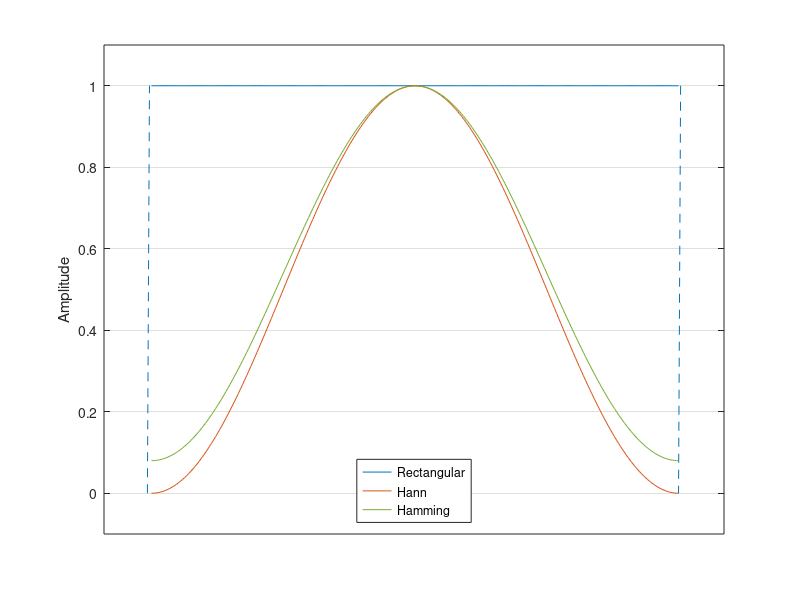
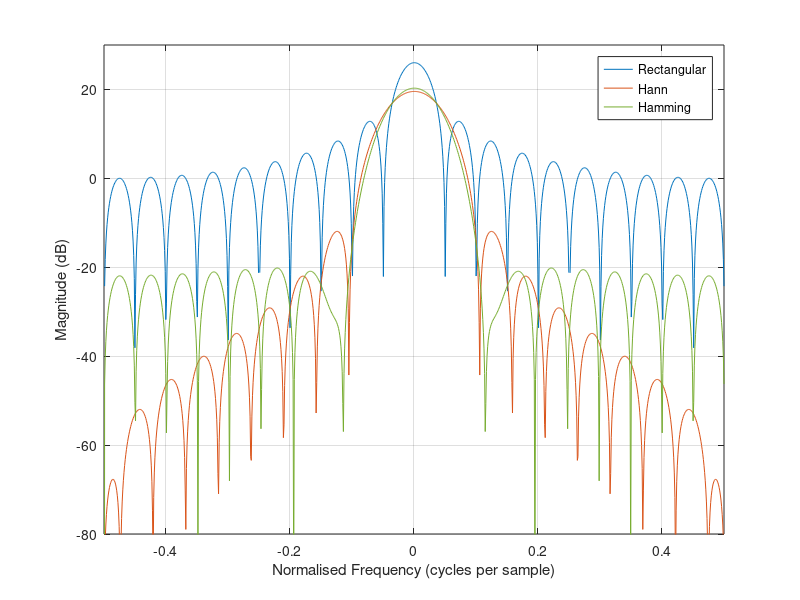

MATLAB code for these plots, in order:
fs = 44100;

sigLen = 256;
winLen = 20;

rectWin = ones(sigLen, 1);
hannWin = hann(sigLen);
hammWin = hamming(sigLen);

nfft = 4 * sigLen;

rectWinSpec = 20 * log10(abs(fft(ones(winLen, 1), nfft)));
rectWinSpec = fftshift(rectWinSpec);
hannWinSpec = 20 * log10(abs(fft(hann(winLen), nfft)));
hannWinSpec = fftshift(hannWinSpec);
hammWinSpec = 20 * log10(abs(fft(hamming(winLen), nfft)));
hammWinSpec = fftshift(hammWinSpec);

t = (1:sigLen) - sigLen / 2;

fig1 = figure(1);
p1 = plot(t, rectWin, 'DisplayName', 'Rectangular');
hold on;
set(gca, 'ColorOrderIndex', 1);
plot([ - sigLen / 2 - 1,  - sigLen / 2], [0, 1], '--');
set(gca, 'ColorOrderIndex', 1);
plot([sigLen / 2 + 1, sigLen / 2], [1, 0], '--');
p2 = plot(t, hannWin, 'DisplayName', 'Hann');
set(gca, 'ColorOrderIndex', 5);
p3 = plot(t, hammWin, 'DisplayName', 'Hamming');
hold off;
ylabel('Amplitude');
xticks([]);
ylim([-0.1, 1.1]);
legend([p1, p2, p3], 'Location', 'south');
grid on;

f = linspace(-0.5, 0.5, nfft);

fig2 = figure(2);
plot(f, rectWinSpec, 'DisplayName', 'Rectangular');
hold on;
plot(f, hannWinSpec, 'DisplayName', 'Hann');
set(gca, 'ColorOrderIndex', 5);
plot(f, hammWinSpec, 'DisplayName', 'Hamming');
ylabel('Magnitude (dB)');
xlabel('Normalised Frequency (cycles per sample)');
ylim([-80, 30]);
hold off;
legend;
grid on;

xlim([-0.5, 0.5]);

% resizeFigure(fig1, 1, 0.9);
% filename = 'windowing_functions_t';
% saveas(fig1, ['figures\\other\\', filename, '.eps'], 'epsc');
% saveas(fig1, ['figures\\other\\', filename, '.png']);
% 
% resizeFigure(fig2, 1, 0.9);
% filename = 'windowing_functions_f';
% saveas(fig2, ['figures\\other\\', filename, '.eps'], 'epsc');
% saveas(fig2, ['figures\\other\\', filename, '.png']);
